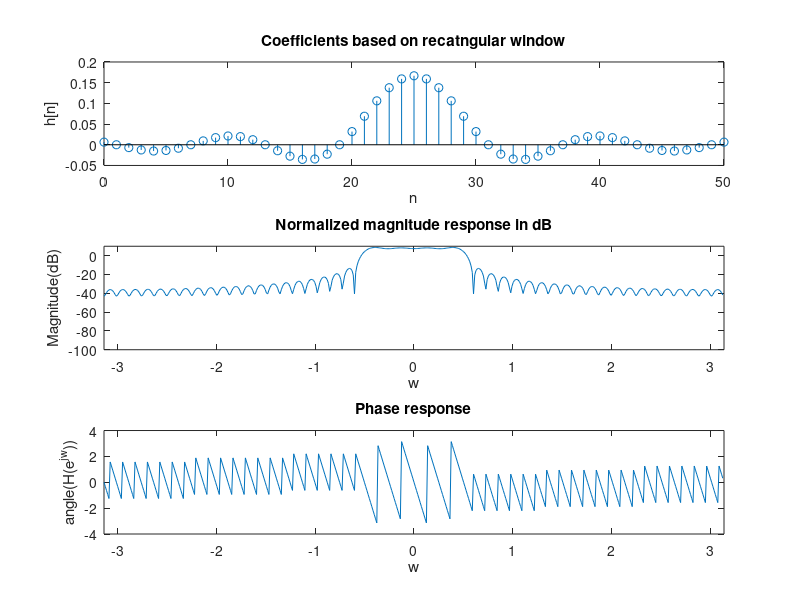

MATLAB code for this plot:
N=51;
w0 = pi/6;
n = 0:N-1;
M = (N-1)/2;
hdn = (sinc(w0*(n-M)/pi)*w0/pi);
wn = ones(1,N);
hn = hdn.*wn;

k = 500;
Hw = fft(hn,k);
Hw = fftshift(Hw);

subplot(3,1,1);
stem(n,hn);
xlabel("n");
ylabel("h[n]");
title("Coefficients based on recatngular window");
disp(normalize(Hw));
idx = -pi:2*pi/k:pi-(2*pi/k);
subplot(3,1,2);
plot(idx,20*log10(abs(normalize(Hw))));
ylim([-100 10]);
xlim([-pi pi]);
xlabel("w");
ylabel("Magnitude(dB)");
title("Normalized magnitude response in dB");

subplot(3,1,3);
plot(idx,angle(Hw));
xlim([-pi pi]);
xlabel("w");
ylabel("angle(H(e^{jw}))");
title("Phase response");